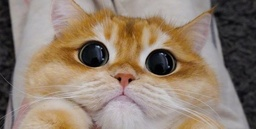
#> input picture lab1/input/image.jpg, 256 x 129 px, shrunk from 920 x 465 before the run, found by its file name
$ jupyter execute Solonetskiy_lab1.ipynb
#> lines starting #> are read from the running program, lines starting #| are printed output that depends on the picture
## Завдання
Створити скрипт Python або Notebook з наступним функціоналом:
1. Зчитати та завантажити тестове чорно-біле та кольорове зображення.
2. Відобразити чорно-біле та кольорове зображення.
3. Перетворити зображення з колірної моделі BGR в колірні моделі RGB і HSV та відобразити.
4. Окремо відобразити колірні канали для зображень із колірними моделями RGB та HSV.
5. Скопіювати область інтересу (Region of Interest) чорно-білого зображення, використовуючи наступні діапазони 0:img.shape[0]/2, 0:img.shape[1]/2.
6. Зберегти область інтересу (Region of Interest).

### Додаткові завдання:
1. Перетворити зображення з колірної моделі BGR в колірну модель HSV за допомогою формул.
2. Реалізувати функцію для визначення колірної відстані (Delta E76, Delta E94).

## Імпорт бібліотек та пакетів

Завантажуємо бібліотеки.

[cell 1]
import cv2
import numpy as np
import matplotlib.pyplot as plt

# 1. Зчитати та завантажити тестове чорно-біле та кольорове зображення.

### Зчитаємо тестове кольорове зображення та конвертуєму його в чорно-біле та кольрові зображення

[cell 2]
img_bgr = cv2.imread("input\image.jpg")
#> img_bgr is the input picture: shape (129, 256, 3); mean B, G, R 111.6, 126.6, 143.3
img_gray = cv2.imread("input\image.jpg", cv2.IMREAD_GRAYSCALE)
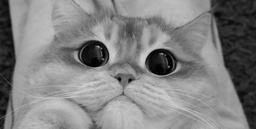
#> img_gray: shape (129, 256); min 0, max 206, mean 129.9

cv2.imwrite("output\image_bgr.png", img_bgr)
cv2.imwrite("output\image_gray.png", img_gray)
#> Out = True

[cell 3]
def no_axes(img):
    return plt.xticks([]), plt.yticks([]), plt.title(str(img))

## 2. Відобразити чорно-біле та кольорове зображення

Відображення зображень за допомогою OpenCV

[cell 4]
# cv2.imshow("Image", img_bgr) #вхідні дані сприймає в BGR
# cv2.waitKey(0)
# cv2.destroyAllWindows()

Відображення зображень за допомогою matplotlib

[cell 5]
plt.figure(figsize=(8, 3))
plt.subplot(121), plt.imshow(img_gray, cmap='gray'), no_axes('GRAY')
plt.subplot(122), plt.imshow(img_bgr), no_axes('BGR')

plt.show();
#> figure, not shown here; B, G, R data is drawn as R, G, B

## 3. Перетворити зображення з колірної моделі BGR в колірні моделі RGB і HSV та відобразити.

[cell 6]
img_rgb = cv2.cvtColor(img_bgr, cv2.COLOR_BGR2RGB)
img_hsv = cv2.cvtColor(img_bgr, cv2.COLOR_BGR2HSV)
#> img_hsv: shape (129, 256, 3); mean H, S, V 54.9, 58.5, 143.9

plt.figure(figsize=(8, 3))
plt.subplot(121), plt.imshow(img_rgb), no_axes('RGB')    #Виводимо RGB
plt.subplot(122), plt.imshow(img_hsv), no_axes('HSV')    #Виводимо HSV

plt.show();
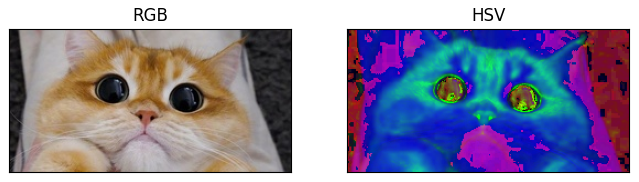
#> figure drawn by matplotlib, 2 panels

cv2.imwrite("output\image_rgb.png", img_rgb)
cv2.imwrite("output\image_hsv.png", img_hsv)
#> Out = True

## 4. Окремо відобразити колірні канали для зображень із колірними моделями RGB та HSV.

За допомогою індексу

[cell 7]
R = np.zeros(img_rgb.shape, dtype='uint8')
G = np.zeros(img_rgb.shape, dtype='uint8')
B = np.zeros(img_rgb.shape, dtype='uint8')
H = np.zeros(img_hsv.shape, dtype='uint8')
S = np.zeros(img_hsv.shape, dtype='uint8')
V = np.zeros(img_hsv.shape, dtype='uint8')

R[:, :, 0] = img_rgb[:, :, 0]
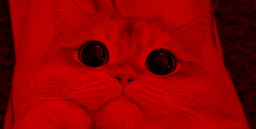
#> R: shape (129, 256, 3); mean R, G, B 143.3, 0, 0
G[:, :, 1] = img_rgb[:, :, 1]
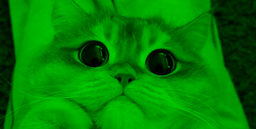
#> G: shape (129, 256, 3); mean R, G, B 0, 126.6, 0
B[:, :, 2] = img_rgb[:, :, 2]
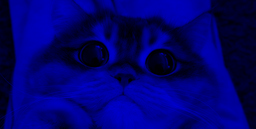
#> B: shape (129, 256, 3); mean R, G, B 0, 0, 111.6
H[:, :, 0] = img_hsv[:, :, 0]
#> H: shape (129, 256, 3); mean H, S, V 54.9, 0, 0
S[:, :, 1] = img_hsv[:, :, 1]
#> S: shape (129, 256, 3); mean H, S, V 0, 58.5, 0
V[:, :, 2] = img_hsv[:, :, 2]
#> V: shape (129, 256, 3); mean H, S, V 0, 0, 143.9

plt.figure(figsize=(10, 6))
plt.subplot(231), plt.imshow(R), no_axes('RED')
plt.subplot(232), plt.imshow(G), no_axes('GREEN')
plt.subplot(233), plt.imshow(B), no_axes('BLUE')
plt.subplot(234), plt.imshow(H), no_axes('NUE')
plt.subplot(235), plt.imshow(S), no_axes('SATURATION')
plt.subplot(236), plt.imshow(V), no_axes('VALUE')

plt.show()

За допомогою функції split

[cell 8]
R = np.zeros(img_rgb.shape, dtype='uint8')
G = np.zeros(img_rgb.shape, dtype='uint8')
B = np.zeros(img_rgb.shape, dtype='uint8')
H = np.zeros(img_hsv.shape, dtype='uint8')
S = np.zeros(img_hsv.shape, dtype='uint8')
V = np.zeros(img_hsv.shape, dtype='uint8')

b, g, r = cv2.split(img_rgb)
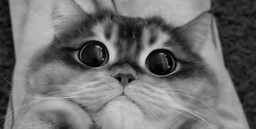
#> r: shape (129, 256); min 0, max 209, mean 111.6
h, s, v = cv2.split(img_hsv)
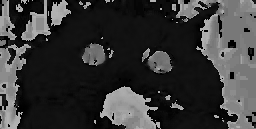
#> h: shape (129, 256); min 0, max 179, mean 54.9
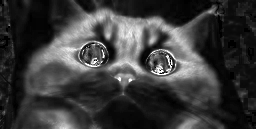
#> s: shape (129, 256); min 0, max 255, mean 58.5

R[:, :, 0] = r
G[:, :, 1] = g
B[:, :, 2] = b
H[:, :, 0] = h
S[:, :, 1] = s
V[:, :, 2] = v

plt.figure(figsize=(10, 6))
plt.subplot(231), plt.imshow(R), no_axes('RED')
plt.subplot(232), plt.imshow(G), no_axes('GREEN')
plt.subplot(233), plt.imshow(B), no_axes('BLUE')
plt.subplot(234), plt.imshow(H), no_axes('NUE')
plt.subplot(235), plt.imshow(S), no_axes('SATURATION')
plt.subplot(236), plt.imshow(V), no_axes('VALUE')

plt.show()

## 5. Скопіювати область інтересу (Region of Interest) чорно-білого зображення, використовуючи наступні діапазони 0:img.shape[0]/2, 0:img.shape[1]/2

[cell 9]
img_crop = img_gray[0:int(img_gray.shape[0]/2), 0:int(img_gray.shape[1]/2)]
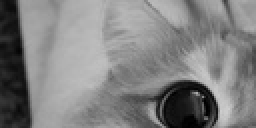
#> img_crop: shape (64, 128) (shown 2 times larger); min 0, max 205, mean 128.7
plt.imshow(img_crop, cmap='gray'), no_axes('Region of Interest')
plt.show()

## 6. Зберегти область інтересу (Region of Interest).

[cell 10]
cv2.imwrite("output\image_RegionOfInterest.png", img_crop)
#> Out = True

## Додаткові завдання:

#### 1. Перетворити зображення з колірної моделі BGR в колірну модель HSV за допомогою формул.

[cell 11]
img_brg = cv2.imread("input\image.jpg")


def bgr_to_hsv(b, g, r):
    r, g, b = r/255.0, g/255.0, b/255.0
    mx = max(r, g, b)
    mn = min(r, g, b)
    df = mx-mn
    if mx == mn:
        h = 0
    elif mx == r:
        h = (30 * ((g-b)/df) + 180) % 180
    elif mx == g:
        h = (30 * ((b-r)/df) + 60) % 180
    elif mx == b:
        h = (30 * ((r-g)/df) + 120) % 180
    if mx == 0:
        s = 0
    else:
        s = (df/mx)*255
    v = mx*255
    return int(round(h)), int(round(s)), int(round(v))


img_hsv = []
for i in range(img_brg.shape[0]):
    for j in range(img_brg.shape[1]):
        img_hsv.append([bgr_to_hsv(img_brg[i,j,0],img_brg[i,j,1],img_brg[i,j,2])])
#> this loop made 129 passes

img_hsv = np.array(img_hsv)
img_hsv.shape = (img_brg.shape[0],img_brg.shape[1],3)

plt.figure(figsize=(8, 3))
plt.subplot(121), plt.imshow(img_brg), no_axes('BGR')
plt.subplot(122), plt.imshow(img_hsv), no_axes('HSV')

plt.show()
#> figure, not shown here; B, G, R data is drawn as R, G, B

cv2.imwrite("output\img_brg_dop.png", img_brg)
cv2.imwrite("output\img_hsv_dop.png", img_hsv)
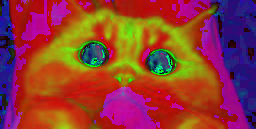
#> saved as img_hsv_dop.png: shape (129, 256, 3); mean B, G, R 54.8, 58.5, 143.9
#> Out = True
